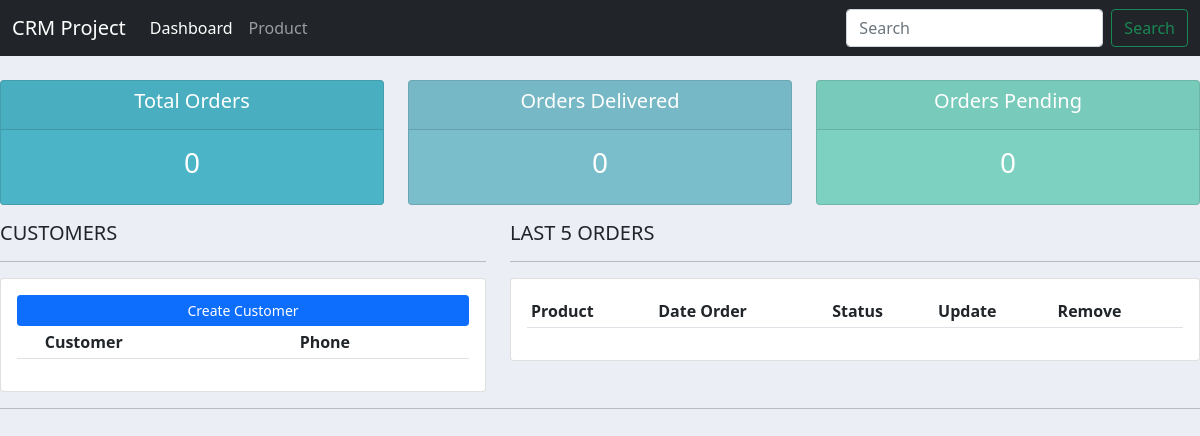
/, run on an earlier commit of the app's database.
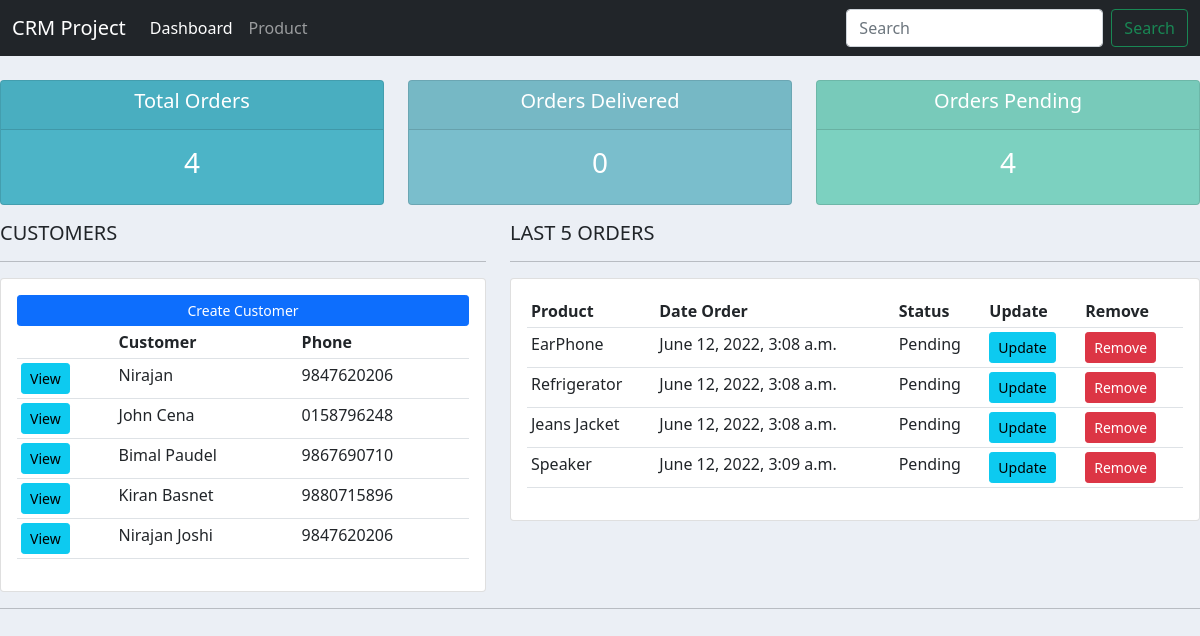
And on a later commit of the database.
### customer/models.py (models this page shows, shortened)
class Customer(models.Model):
    name = models.CharField(max_length=100, null=True)
    email = models.CharField(max_length=100, null=True)
    phone = models.CharField(max_length=20, null=True)
    date_created = models.DateTimeField(auto_now_add=True, null=True)

### product/models.py (models this page shows, shortened)
class Order(models.Model):
    STATUS=(
        ('Pending','PENDING'),
        ('Out of stock','OUT OF STOCK'),
        ('Delivery', 'DELIVERY')
    )
    customer= models.ForeignKey(Customer, null=True, on_delete=models.CASCADE)
    product= models.ForeignKey(Product, null=True, on_delete=models.SET_NULL)
    date_created=models.DateTimeField(auto_now_add=True)
    status = models.CharField(max_length=50, null=True, choices=STATUS)

class Product(models.Model):
    CATEGORY=(
        ('Electronics','ELECTRONICS'),
        ('Grossery', 'GROSSERY'),
        ('Clothings','CLOTHINGS'),
        ('HomeAppliance','HOME APPLIANCE')
    )
    name = models.CharField(max_length=100, null=True)
    price = models.FloatField(null=True)
    category = models.CharField(max_length=100, null=True, choices=CATEGORY)
    description = models.CharField(max_length=100, null=True, blank=True)
    date_created = models.DateTimeField(auto_now_add=True)
    tag= models.ManyToManyField(Tag)
    def __str__(self):
        return self.name

### user/views.py (the view)
# urls.py: path('', dashboard, name='dashboard'),
def dashboard(request):
    customers=Customer.objects.all()
    orders=Order.objects.all()
    total_order=Order.objects.all().count()
    delivered=orders.filter(status='Delivery').count()
    pending=orders.filter(status='Pending').count()
    context={'customers':customers, 'orders':orders,
    'total_order':total_order,
    'delivered':delivered,
    'pending':pending
    }
    return render(request,'dashboard.html', context)

### user/templates/dashboard.html
{% extends 'base.html' %}
{% block content %}
{% include 'components/status.html' %}
<div class="row">
    <div class="col-md-5">
        <h5>CUSTOMERS</h5>
        <hr>
        <div class="card card-body">
            <a class="btn btn-primary btn-sm btn-block" href="#">Create Customer</a>
            <table class="table table-sm">
                <tr>
                    <th></th>
                    <th>Customer</th>
                    <th>Phone</th>
                    {% for customer in customers %}
                        <tr>
                            <td><a class="btn btn-sm btn-info" href="{% url 'customer:customers_list' customer.id %}">View</a></td>
                            <td>{{customer.name}}</td>
                            <td>{{customer.phone}}</td>
                        </tr>
                    {% endfor %}
                </tr>
            </table>
        </div>
    </div>
    <div class="col-md-7">
        <h5>LAST 5 ORDERS</h5>
        <hr>
        <div class="card card-body">
            <table class="table table-sm">
                <tr>
                    <th>Product</th>
                    <th>Date Order</th>
                    <th>Status</th>
                    <th>Update</th>
                    <th>Remove</th>
                </tr>
                {% for order in orders %}
                <tr>
                    <td>{{order.product}}</td>
                    <td>{{order.date_created}}</td>
                    <td>{{order.status}}</td>
                    <td><a class="btn btn-sm btn-info" href="{% url 'product:update_order' order.id %}">Update</a></td>
                    <td><a class="btn btn-sm btn-danger" href="{% url 'product:delete_order' order.id %}">Remove</a></td>
                </tr>
            {% endfor %}
            </table>
        </div>
    </div>
</div>
    <hr>
{% endblock content %}

### templates/base.html (shortened to what this page needs)
{% load static %}
<!DOCTYPE html>
<html>
    <head>
        <link rel="stylesheet" href="https://cdn.jsdelivr.net/npm/bootstrap@5.1.3/dist/css/bootstrap.min.css"
>
        <link rel="stylesheet" href="{% static 'css/style.css' %}" type="text/css">
    </head>
    <body>
        {% block navbar %}
            {% include 'components/navbar.html' %}
        {% endblock navbar %}
        {% block content %}
        {% endblock content %}
    </body>
</html>

### templates/components/navbar.html (shortened to what this page needs)
<nav class="navbar navbar-expand-lg navbar-dark bg-dark">
    <div class="container-fluid">
      <div class="collapse navbar-collapse" id="navbarTogglerDemo01">
        <a class="navbar-brand" href="#">CRM Project</a>
        <ul class="navbar-nav me-auto mb-2 mb-lg-0">
          <li class="nav-item">
            <a class="nav-link active" aria-current="page" href="{% url 'user:dashboard' %}">Dashboard</a>
          </li>
          <li class="nav-item">
            <a class="nav-link" href="{% url 'product:product_list' %}">Product</a>
          </li>
        </ul>
        <form class="d-flex">
          <input class="form-control me-2" type="search" placeholder="Search" aria-label="Search">
          <button class="btn btn-outline-success" type="submit">Search</button>
        </form>
      </div>
    </div>
</nav>

### templates/components/status.html
{% load static %}
<br>
<div class="row">
	<div class="col">
		<div class="col-md">
			<div class="card text-center text-white  mb-3" id="total-orders">
			  	<div class="card-header">
			  		<h5 class="card-title">Total Orders</h5>
			  	</div>
			  	<div class="card-body">
			    	<h3 class="card-title">{{ total_order }}</h3>
			  	</div>
			</div>
		</div>
	</div>
	<div class="col">
		<div class="col-md">
			<div class="card text-center text-white  mb-3" id="orders-delivered">
			  	<div class="card-header">
			  		<h5 class="card-title">Orders Delivered</h5>
			  	</div>
			  	<div class="card-body">
			    	<h3 class="card-title">{{ delivered }}</h3>
			  	</div>
			</div>
		</div>
	</div>
	<div class="col">
		<div class="col-md">
			<div class="card text-center text-white  mb-3" id="orders-pending">
			  	<div class="card-header">
			  		<h5 class="card-title">Orders Pending</h5>
			  	</div>
			  	<div class="card-body">
			    	<h3 class="card-title">{{ pending }}</h3>
			  	</div>
			</div>
		</div>
	</div>
</div>

### staticfiles/css/style.css (style rules this page uses)
body { background-color: #ebeff5; }
#total-orders { background-color: #4cb4c7; }
#orders-delivered { background-color: #7abecc; }
#orders-pending { background-color: #7CD1C0; }

What changed in the data, as far as the page shows it:
added Customer: name "Nirajan", phone "9847620206"
added Customer: name "John Cena", phone "0158796248"
added Customer: name "Bimal Paudel", phone "9867690710"
added Customer: name "Kiran Basnet", phone "9880715896"
added Customer: name "Nirajan Joshi", phone "9847620206"
added Order: product "EarPhone", date_created "June 12, 2022, 3:08 a.m.", status "Pending"
added Order: product "Refrigerator", date_created "June 12, 2022, 3:08 a.m.", status "Pending"
added Order: product "Jeans Jacket", date_created "June 12, 2022, 3:08 a.m.", status "Pending"
added Order: product "Speaker", date_created "June 12, 2022, 3:09 a.m.", status "Pending"
Also different on the page:
{{ total_order }}: "0" → "4"
{{ pending }}: "0" → "4"
